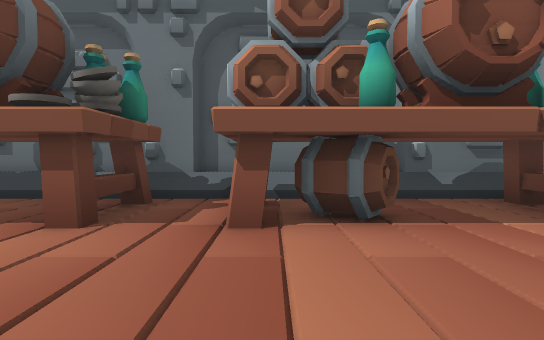
view 1 (above)

24 first-person views from a walk through a 3-D level made in the Unity game engine. The camera is 0.59 m above the floor, tilts 2° down and sees 75° across. The floor is counted in squares, 1 m on a side. Each view is taken from the middle of a square. On the plan, view 1 faces up. The plan holds only what a view shows up to about 10 squares ahead; the rest is blank. The place goes on beyond the plan.

view 2
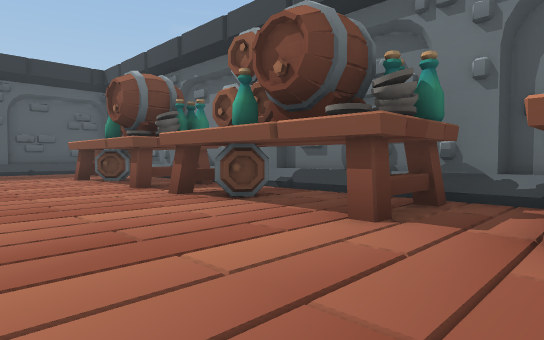

view 3
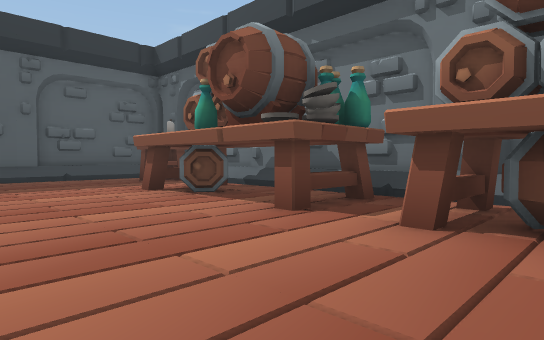

view 4
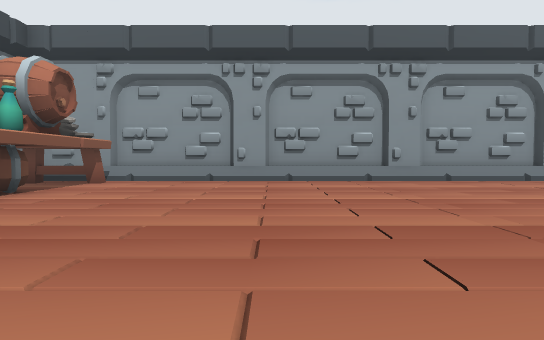

view 5
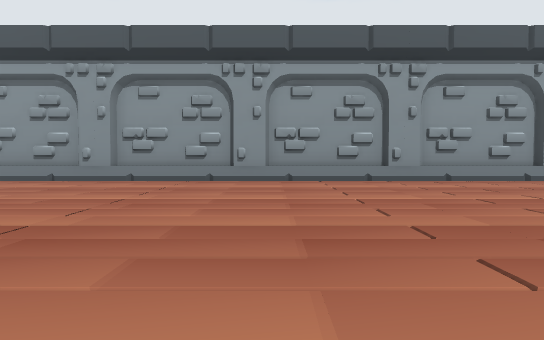

view 6
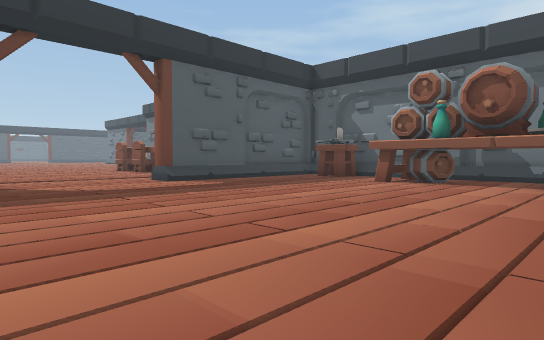

view 7
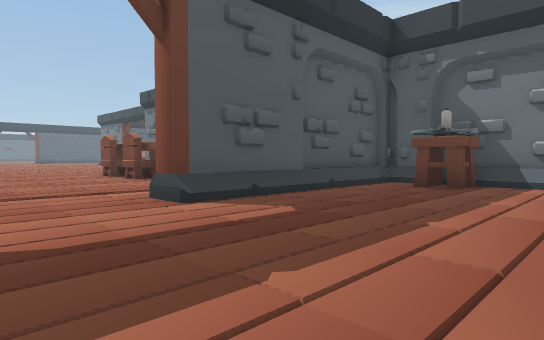

view 8
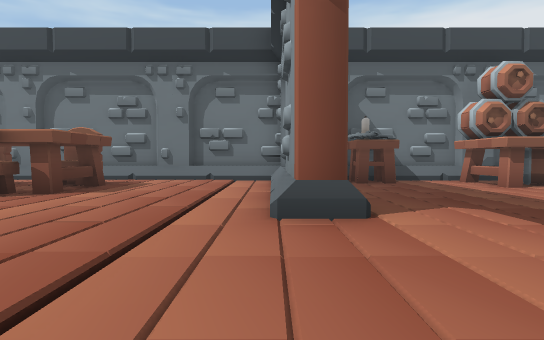

view 9
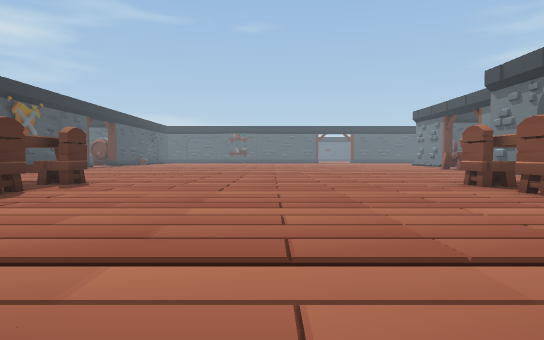

view 10
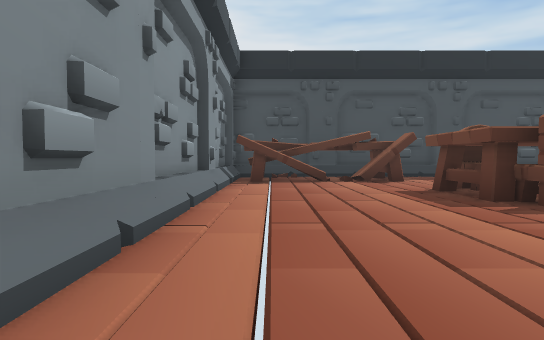

view 11
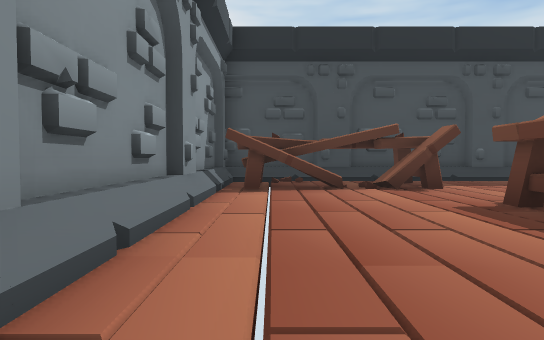

view 12
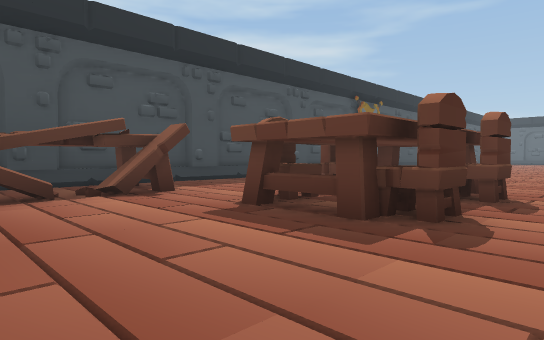

view 13
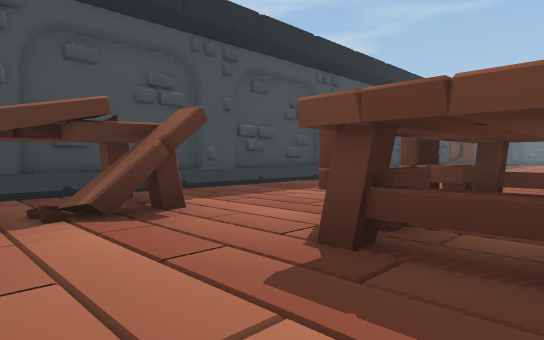

view 14
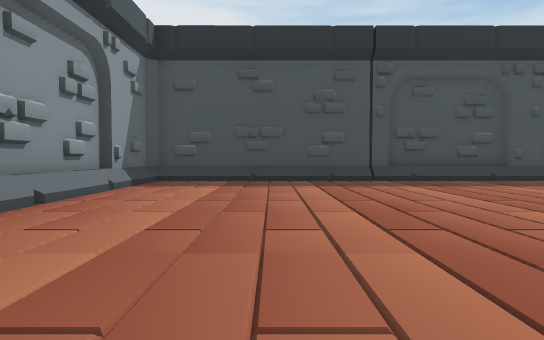

view 15
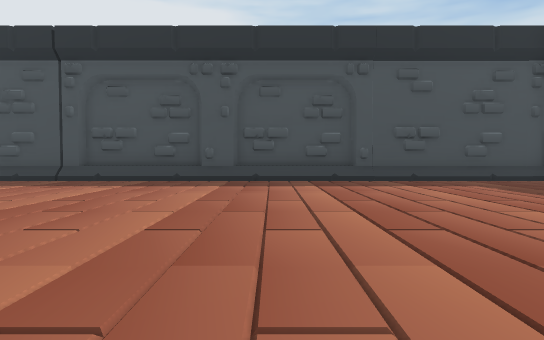

view 16
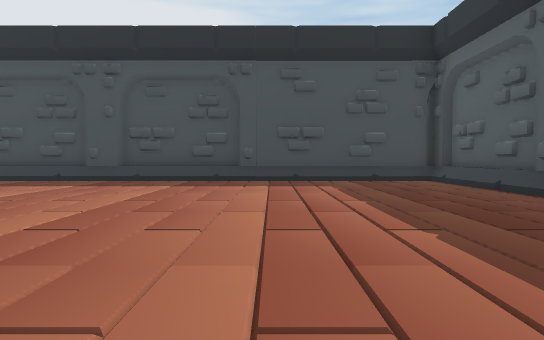

view 17
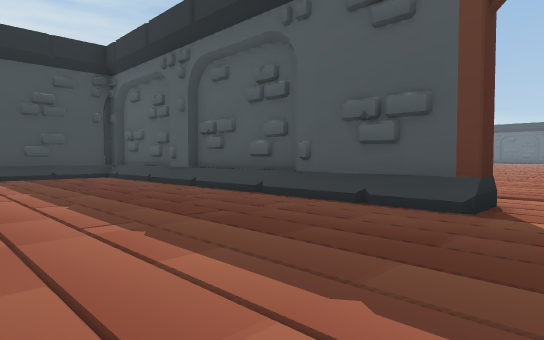

view 18
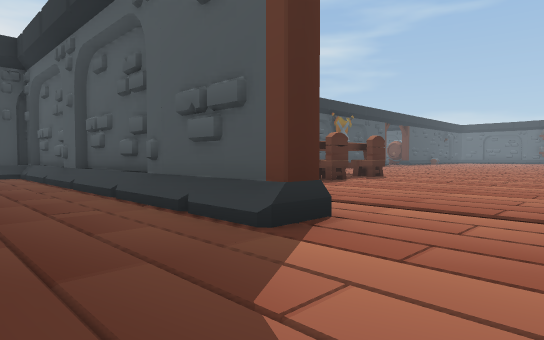

view 19
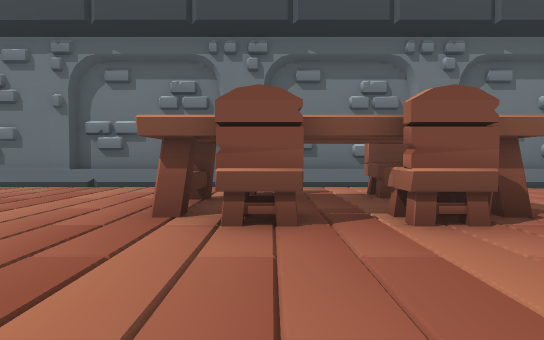

view 20
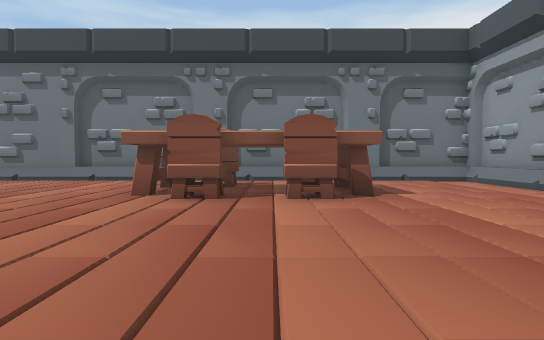

view 21
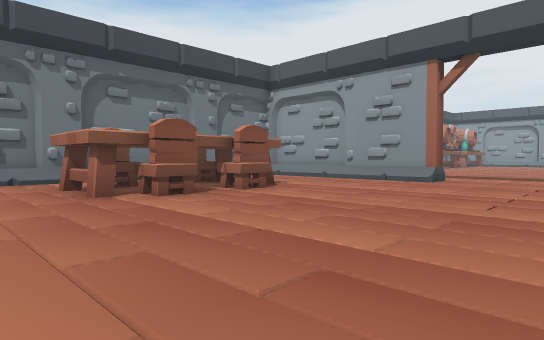

view 22
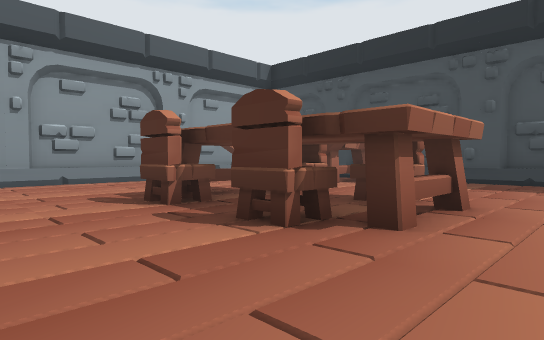

view 23
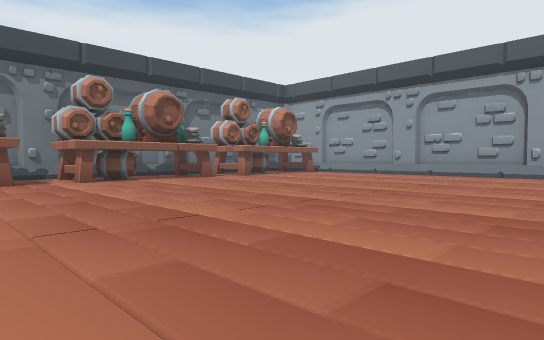

view 24
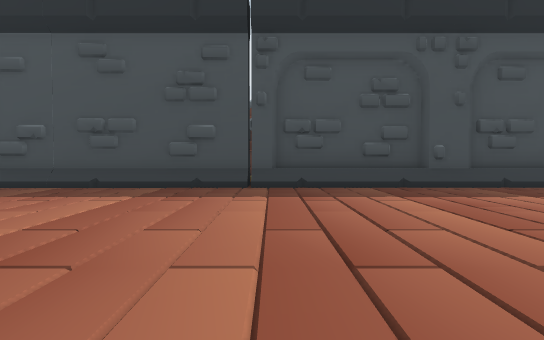

### Floor plan
Key: @ floor where view 1 was taken; # wall or solid block; . floor; / step, stairs or slope; T table; C chair; O other object.
Columns run from 24 left of view 1 to 5 right of it. Each row starts with its distance up from view 1.
  6 #############################
  5 /////////##OO...............#
  4 ........./#O..TTTT.TTTT.TTTT#
  3 ..TCTC.../#...TTTT.TTTT.TTTT#
  2 ..TCCC...##.................##
  1 ...C.C...##................./#
  0 ........./#.............@.../#
 -1 ............................/#
 -2 ............................/#
 -3 ............................/#
 -4 .........//................./#
 -5 ........./#................./#
 -6 ........./#................./#
 -7 ........./#................./#
 -8 ..CCCC.../#................./#
 -9 ..CCCT.../#................./#
-10  .C.C..../#................./#
-11  ......../#................./#
-12  ....TTTTT#.................##
-13 .....TTTTT#.................#
-14 #######T#####################
-15                       O
-16                        O
-17                        O

Positions as (right, up) in squares from view 1, and headings:
1: (0, 0), facing up
2: (0, 0), facing up-left
3: (-4, 0), facing up-left
4: (-5, -1), facing right
5: (-5, -5), facing right
6: (-6, -5), facing up-left
7: (-10, -3), facing up-left
8: (-15, -4), facing up
9: (-14, -3), facing left
10: (-16, -3), facing down
11: (-16, -5), facing down
12: (-16, -6), facing down-left
13: (-17, -8), facing down-left
14: (1, -5), facing down
15: (-7, -5), facing down
16: (-10, -5), facing down
17: (-10, -3), facing down-left
18: (-12, -2), facing down-left
19: (-21, -2), facing up
20: (-20, -4), facing up
21: (-24, -4), facing up-right
22: (-24, -5), facing down-right
23: (-8, -6), facing up-right
24: (-2, -7), facing down
